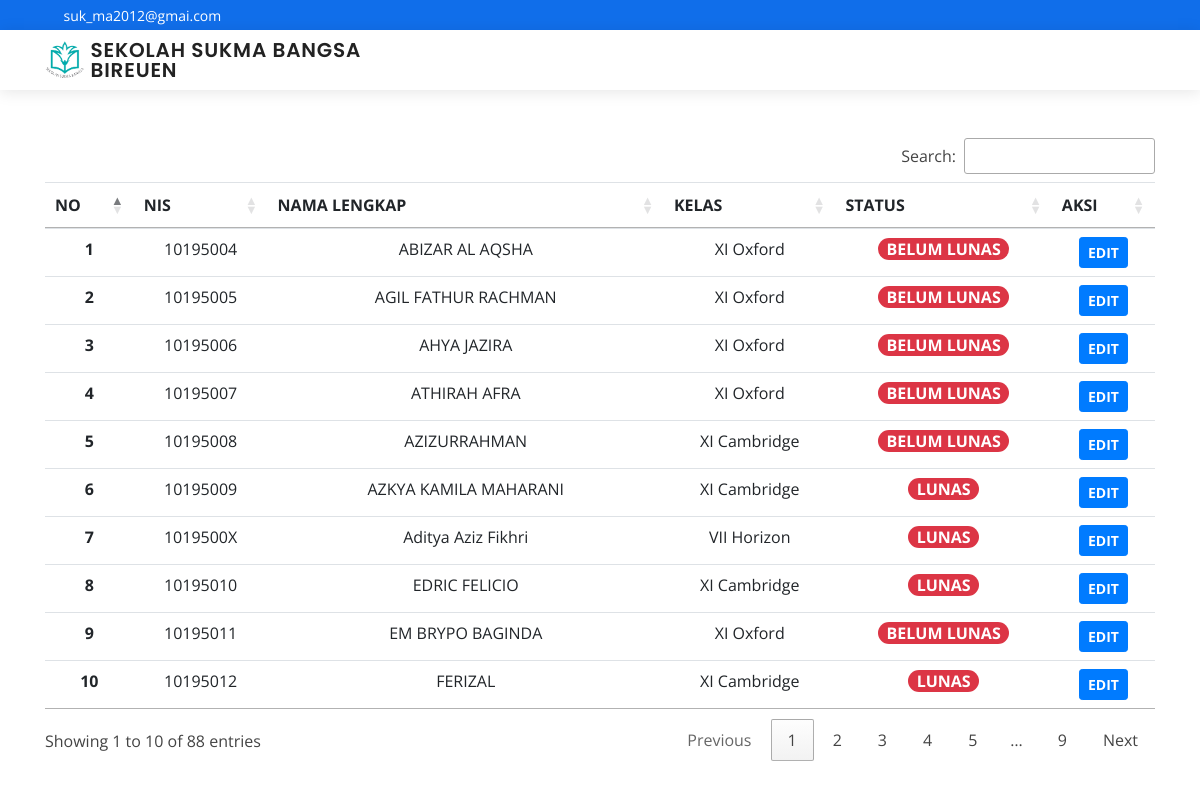
The page /index.php/hal/edit on the database as committed earlier.
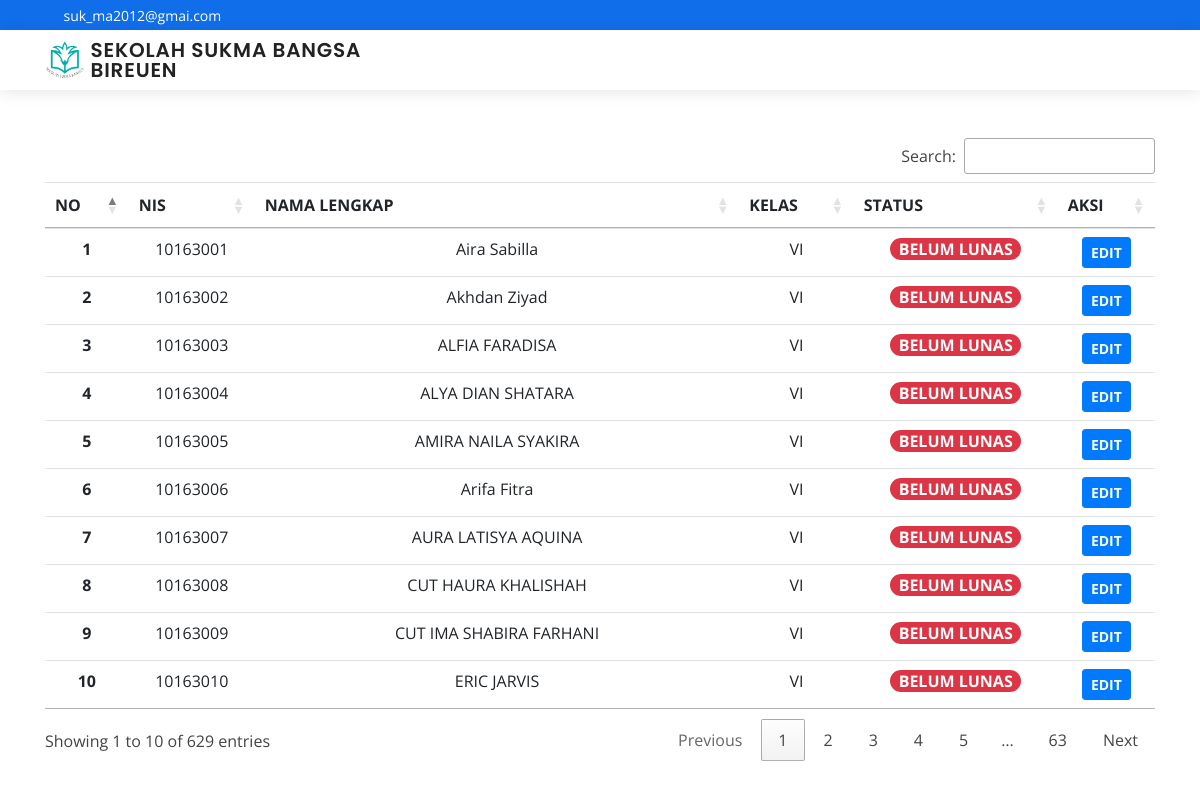
The same page on the database as committed later.
### tables this page shows
CREATE TABLE `data` (
  `nis` varchar(15) NOT NULL,
  `nama` varchar(255) NOT NULL,
  `kelas` varchar(30) NOT NULL,
  `jenjang` varchar(255) NOT NULL,
  `status` varchar(20) NOT NULL,
  `keterangan` varchar(255) NOT NULL
);

### application/controllers/Hal.php (called while the page is built, shortened)
<?php
class Hal extends CI_Controller {
	public function edit(){
        $data['edit'] = $this->M_ppdb->tampilsiswa2()->result();
            $this->load->view('edit',$data);
	}
}

### index.php (called while the page is built, shortened)
<?php
require_once BASEPATH.'core/CodeIgniter.php';

### application/models/M_ppdb.php (called while the page is built, shortened)
<?php
class M_ppdb extends CI_Model
{
    public function tampilsiswa2()
    {
        return $this->db->query("SELECT * FROM data");
    }
}

### application/views/edit.php (the view, shortened to what this page needs)
<!doctype html>
<html lang="en">
  <head>
    <link rel="stylesheet" href="https://cdn.jsdelivr.net/npm/bootstrap@4.5.3/dist/css/bootstrap.min.css">
    <link rel="stylesheet" href="https://cdn.jsdelivr.net/npm/bootstrap-select@1.13.14/dist/css/bootstrap-select.min.css">
  <link href="<?=base_url()?>assets/vendor/bootstrap/css/bootstrap.min.css" rel="stylesheet">
  <link href="<?=base_url()?>assets/vendor/icofont/icofont.min.css" rel="stylesheet">
  <link href="<?=base_url()?>assets/vendor/boxicons/css/boxicons.min.css" rel="stylesheet">
  <link href="<?=base_url()?>assets/vendor/owl.carousel/assets/owl.carousel.min.css" rel="stylesheet">
  <link href="<?=base_url()?>assets/vendor/venobox/venobox.css" rel="stylesheet">
  <link href="<?=base_url()?>assets/vendor/aos/aos.css" rel="stylesheet">
  <link href="https://cdn.datatables.net/1.10.24/css/dataTables.bootstrap4.min.css" rel="stylesheet">
  <link rel="stylesheet" type="text/css" href="//cdn.datatables.net/1.10.22/css/jquery.dataTables.min.css">
  <link href="<?=base_url()?>assets/css/style.css" rel="stylesheet">
  </head>
  <body  >
  <div id="topbar" class="d-none d-lg-flex align-items-center">
    <div class="container d-flex">
      <div class="contact-info mr-auto">
      <i class="icofont-envelope"></i> <a>suk_ma2012@gmai.com</a>
      </div>
      <div class="social-links">
        <a href="#" class="twitter"><i class="icofont-twitter"></i></a>
        <a href="#" class="facebook"><i class="icofont-facebook"></i></a>
        <a href="#" class="instagram"><i class="icofont-instagram"></i></a>
        <a href="#" class="skype"><i class="icofont-skype"></i></a>
        <a href="#" class="linkedin"><i class="icofont-linkedin"></i></i></a>
      </div>
    </div>
  </div>
  <header id="header">
    <div class="container d-flex align-items-center">
    <img class="d-print-none" src="<?=base_url()?>assets22/img/favicon.png" alt="" width="40px"><h2  class="logo mr-auto d-print-none"><a href="<?=base_url()?>">&nbsp;SEKOLAH SUKMA BANGSA<br>&nbsp;BIREUEN<span></span></a></h2></img>
    </div>
  </header>
    <div class="container text-center">
    <br>
</div>
<br>
    <div class="container">
    <table class="table table-hover" id="example">
          <thead class="text-center">
            <tr>
              <th scope="col">NO</th>
              <th scope="col">NIS</th>
              <th scope="col">NAMA LENGKAP</th>
              <th scope="col">KELAS</th>
              <th scope="col">STATUS</th>
              <th scope="col" >AKSI</th>
            </tr>
          </thead>
          <tbody>
          <?php $i = 1;
	        foreach ($edit as $data) : ?>
		<tr class="nomor text-center">
            <th scope="row"><?php echo $i ;?></th>
            <td><?php echo $data->nis;?></td>
            <td><?php echo $data->nama;?></td>
            <td><?php echo $data->kelas;?></td>
    <?php
    $status= $data->status;
      if ($status=="Antrian") {
        $class="btn-warning";
      }elseif($status=="Diterima"){
        $class="btn-info";
      }
      else{
        $class="btn-danger";
      }
    ?>
            <td><a class="font-weight-bold text-uppercase <?= $class;?> rounded-pill" href="#" role="button">&nbsp&nbsp<?php echo $data->status?>&nbsp&nbsp</a></td>
            <td><?php echo anchor('hal/editstatus/'.$data->nis,'<div class="btn btn-primary btn-sm"><b>EDIT</b></div>')?></td>
		</tr>
		<?php $i++; ?>
	<?php endforeach ;?>
          </tbody>
        </table>
    </div>
  </body>
</html>

Rows that differ between the two databases and show on the page:
no longer on this page (row edited): data: nis "10195004", nama "ABIZAR AL AQSHA", kelas "XI Oxford", status "BELUM LUNAS", nis "EDIT"
no longer on this page (row edited): data: nis "10195005", nama "AGIL FATHUR RACHMAN", kelas "XI Oxford", status "BELUM LUNAS", nis "EDIT"
no longer on this page (row edited): data: nis "10195006", nama "AHYA JAZIRA", kelas "XI Oxford", status "BELUM LUNAS", nis "EDIT"
no longer on this page (row edited): data: nis "10195007", nama "ATHIRAH AFRA", kelas "XI Oxford", status "BELUM LUNAS", nis "EDIT"
no longer on this page (row edited): data: nis "10195008", nama "AZIZURRAHMAN", kelas "XI Cambridge", status "BELUM LUNAS", nis "EDIT"
no longer on this page (row edited): data: nis "10195009", nama "AZKYA KAMILA MAHARANI", kelas "XI Cambridge", status "LUNAS", nis "EDIT"
removed data: nis "1019500X", nama "Aditya Aziz Fikhri", kelas "VII Horizon", status "LUNAS", nis "EDIT"
no longer on this page (row edited): data: nis "10195010", nama "EDRIC FELICIO", kelas "XI Cambridge", status "LUNAS", nis "EDIT"
no longer on this page (row edited): data: nis "10195011", nama "EM BRYPO BAGINDA", kelas "XI Oxford", status "BELUM LUNAS", nis "EDIT"
no longer on this page (row edited): data: nis "10195012", nama "FERIZAL", kelas "XI Cambridge", status "LUNAS", nis "EDIT"
added data: nis "10163001", nama "Aira Sabilla", kelas "VI", status "BELUM LUNAS", nis "EDIT"
added data: nis "10163002", nama "Akhdan Ziyad", kelas "VI", status "BELUM LUNAS", nis "EDIT"
added data: nis "10163003", nama "ALFIA FARADISA", kelas "VI", status "BELUM LUNAS", nis "EDIT"
added data: nis "10163004", nama "ALYA DIAN SHATARA", kelas "VI", status "BELUM LUNAS", nis "EDIT"
added data: nis "10163005", nama "AMIRA NAILA SYAKIRA", kelas "VI", status "BELUM LUNAS", nis "EDIT"
added data: nis "10163006", nama "Arifa Fitra", kelas "VI", status "BELUM LUNAS", nis "EDIT"
added data: nis "10163007", nama "AURA LATISYA AQUINA", kelas "VI", status "BELUM LUNAS", nis "EDIT"
added data: nis "10163008", nama "CUT HAURA KHALISHAH", kelas "VI", status "BELUM LUNAS", nis "EDIT"
added data: nis "10163009", nama "CUT IMA SHABIRA FARHANI", kelas "VI", status "BELUM LUNAS", nis "EDIT"
added data: nis "10163010", nama "ERIC JARVIS", kelas "VI", status "BELUM LUNAS", nis "EDIT"
Other text that changed with them:
text written by a page script: "Search: Showing 1 to 10 of 88 entries Previous 1 2 3 4 5 … 9 Next" → "Search: Showing 1 to 10 of 629 entries Previous 1 2 3 4 5 … 63 Next"
